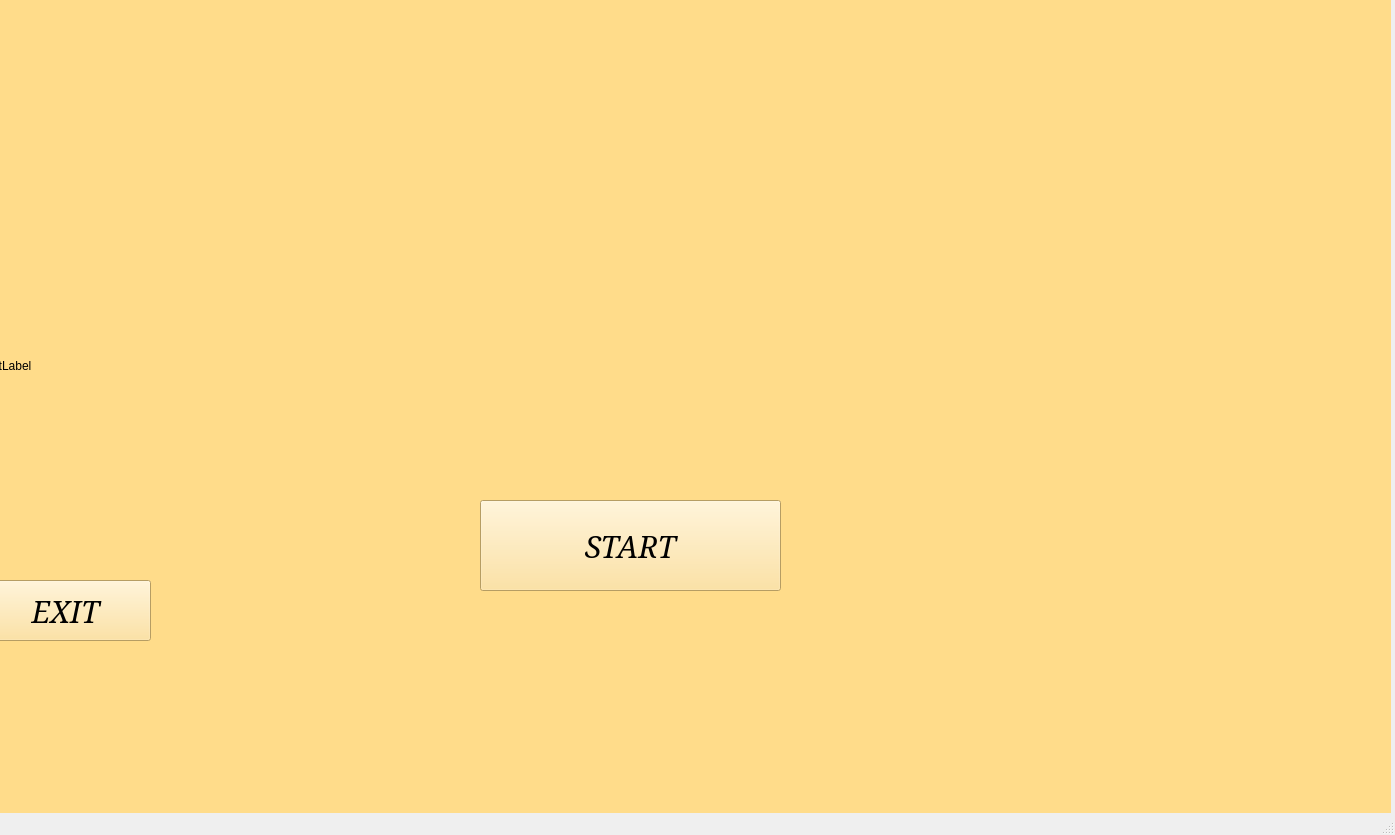
<?xml version="1.0" encoding="UTF-8"?>
<ui version="4.0">
 <class>MainWindow</class>
 <widget class="QMainWindow" name="MainWindow">
  <property name="geometry">
   <rect>
    <x>0</x>
    <y>0</y>
    <width>1395</width>
    <height>835</height>
   </rect>
  </property>
  <property name="windowTitle">
   <string>MainWindow</string>
  </property>
  <property name="styleSheet">
   <string notr="true"/>
  </property>
  <property name="documentMode">
   <bool>false</bool>
  </property>
  <widget class="QWidget" name="centralwidget">
   <widget class="QStackedWidget" name="stackedWidget">
    <property name="geometry">
     <rect>
      <x>-20</x>
      <y>0</y>
      <width>1411</width>
      <height>1031</height>
     </rect>
    </property>
    <property name="styleSheet">
     <string notr="true">background-color: rgb(255, 220, 138);</string>
    </property>
    <widget class="QWidget" name="page">
     <widget class="QLabel" name="label">
      <property name="geometry">
       <rect>
        <x>0</x>
        <y>0</y>
        <width>1321</width>
        <height>731</height>
       </rect>
      </property>
      <property name="styleSheet">
       <string notr="true">background-image: url(:/Images/Projet Redimensionner une image.jpeg);
background-repeat:no-repeat;</string>
      </property>
      <property name="text">
       <string>TextLabel</string>
      </property>
     </widget>
     <widget class="QPushButton" name="pushButton">
      <property name="geometry">
       <rect>
        <x>500</x>
        <y>500</y>
        <width>301</width>
        <height>91</height>
       </rect>
      </property>
      <property name="styleSheet">
       <string notr="true">
background-image: url(:/Images/DBBBBB.jpg);
font-size:30px;
font-style:italic;
font-family:Elephant;</string>
      </property>
      <property name="text">
       <string>START</string>
      </property>
     </widget>
     <widget class="QPushButton" name="pushButton_2">
      <property name="geometry">
       <rect>
        <x>0</x>
        <y>580</y>
        <width>171</width>
        <height>61</height>
       </rect>
      </property>
      <property name="styleSheet">
       <string notr="true">
background-image: url(:/Images/DBBBBB.jpg);
font-size:30px;
font-style:italic;
font-family:Elephant;
</string>
      </property>
      <property name="text">
       <string>EXIT</string>
      </property>
     </widget>
     <widget class="QLabel" name="label_2">
      <property name="geometry">
       <rect>
        <x>480</x>
        <y>20</y>
        <width>351</width>
        <height>101</height>
       </rect>
      </property>
      <property name="styleSheet">
       <string notr="true">background-image: url(:/C:/Users/ASUS/Downloads/DBBBBB.jpg);</string>
      </property>
      <property name="text">
       <string/>
      </property>
     </widget>
     <widget class="QLabel" name="label_3">
      <property name="geometry">
       <rect>
        <x>480</x>
        <y>20</y>
        <width>351</width>
        <height>101</height>
       </rect>
      </property>
      <property name="styleSheet">
       <string notr="true">
background-image: url(:/Images/_8a2ccf19-ad68-4f68-95c7-734c0d82352c-removebg-preview-removebg-preview-removebg-preview.png);</string>
      </property>
      <property name="text">
       <string/>
      </property>
     </widget>
    </widget>
    <widget class="QWidget" name="page_2">
     <widget class="QLabel" name="label_4">
      <property name="geometry">
       <rect>
        <x>840</x>
        <y>60</y>
        <width>421</width>
        <height>611</height>
       </rect>
      </property>
      <property name="styleSheet">
       <string notr="true">
background-image: url(:/Images/DIFFICILE.png);
background-repeat:no-repeat;</string>
      </property>
      <property name="text">
       <string/>
      </property>
     </widget>
     <widget class="QLabel" name="label_5">
      <property name="geometry">
       <rect>
        <x>420</x>
        <y>61</y>
        <width>401</width>
        <height>611</height>
       </rect>
      </property>
      <property name="styleSheet">
       <string notr="true">
background-image: url(:/Images/CUTE.png);
background-repeat:no-repeat;</string>
      </property>
      <property name="text">
       <string/>
      </property>
     </widget>
     <widget class="QLabel" name="label_6">
      <property name="geometry">
       <rect>
        <x>30</x>
        <y>60</y>
        <width>361</width>
        <height>611</height>
       </rect>
      </property>
      <property name="styleSheet">
       <string notr="true">
background-image: url(:/Images/anime.jpg);
background-repeat:no-repeat;</string>
      </property>
      <property name="text">
       <string>TextLabel</string>
      </property>
     </widget>
     <widget class="QPushButton" name="pushButton_3">
      <property name="geometry">
       <rect>
        <x>120</x>
        <y>570</y>
        <width>221</width>
        <height>101</height>
       </rect>
      </property>
      <property name="styleSheet">
       <string notr="true">
background-image: url(:/Images/COPIE.jpeg);
font-size:50px;
font-family:Chiller;
font-style:italic;
</string>
      </property>
      <property name="text">
       <string>EASY</string>
      </property>
     </widget>
     <widget class="QPushButton" name="pushButton_4">
      <property name="geometry">
       <rect>
        <x>500</x>
        <y>570</y>
        <width>221</width>
        <height>101</height>
       </rect>
      </property>
      <property name="styleSheet">
       <string notr="true">
background-image: url(:/Images/COPIE.jpeg);
font-size:50px;
font-family:Chiller;
font-style:italic;
</string>
      </property>
      <property name="text">
       <string>MEDIUM</string>
      </property>
     </widget>
     <widget class="QPushButton" name="pushButton_5">
      <property name="geometry">
       <rect>
        <x>940</x>
        <y>570</y>
        <width>221</width>
        <height>101</height>
       </rect>
      </property>
      <property name="styleSheet">
       <string notr="true">background-image: url(:/Images/COPIE.jpeg);
font-size:50px;
font-family:Chiller;
font-style:italic;
</string>
      </property>
      <property name="text">
       <string>DIFFICULT</string>
      </property>
     </widget>
     <widget class="QLineEdit" name="lineEdit">
      <property name="geometry">
       <rect>
        <x>210</x>
        <y>10</y>
        <width>131</width>
        <height>41</height>
       </rect>
      </property>
     </widget>
     <widget class="QLabel" name="label_7">
      <property name="geometry">
       <rect>
        <x>480</x>
        <y>1</y>
        <width>761</width>
        <height>51</height>
       </rect>
      </property>
      <property name="text">
       <string/>
      </property>
     </widget>
     <widget class="QLabel" name="label_8">
      <property name="geometry">
       <rect>
        <x>10</x>
        <y>10</y>
        <width>191</width>
        <height>41</height>
       </rect>
      </property>
      <property name="styleSheet">
       <string notr="true">font-size: 14px;
font-family: Elephant;
font-style:italic;
background-color: rgb(255, 140, 94);</string>
      </property>
      <property name="text">
       <string>ENTER YOUR NAME</string>
      </property>
     </widget>
    </widget>
    <widget class="QWidget" name="page_3">
     <property name="styleSheet">
      <string notr="true">background-image: url(:/Images/bois de background.jpg);
background-repeat:no-repeat;</string>
     </property>
     <widget class="QPushButton" name="pushButtonGenererPaquet">
      <property name="geometry">
       <rect>
        <x>50</x>
        <y>250</y>
        <width>131</width>
        <height>191</height>
       </rect>
      </property>
      <property name="text">
       <string/>
      </property>
     </widget>
     <widget class="QWidget" name="horizontalLayoutWidget">
      <property name="geometry">
       <rect>
        <x>480</x>
        <y>0</y>
        <width>651</width>
        <height>181</height>
       </rect>
      </property>
      <layout class="QHBoxLayout" name="layoutCartes1">
       <item>
        <widget class="QPushButton" name="pushButton_9">
         <property name="text">
          <string/>
         </property>
        </widget>
       </item>
       <item>
        <widget class="QPushButton" name="pushButton_8">
         <property name="text">
          <string/>
         </property>
        </widget>
       </item>
       <item>
        <widget class="QPushButton" name="pushButton_7">
         <property name="text">
          <string/>
         </property>
        </widget>
       </item>
       <item>
        <widget class="QPushButton" name="pushButton_6">
         <property name="text">
          <string/>
         </property>
        </widget>
       </item>
      </layout>
     </widget>
     <widget class="QWidget" name="horizontalLayoutWidget_2">
      <property name="geometry">
       <rect>
        <x>490</x>
        <y>470</y>
        <width>641</width>
        <height>181</height>
       </rect>
      </property>
      <layout class="QHBoxLayout" name="layoutCartes2">
       <item>
        <widget class="QPushButton" name="pushButton_13">
         <property name="text">
          <string/>
         </property>
        </widget>
       </item>
       <item>
        <widget class="QPushButton" name="pushButton_12">
         <property name="text">
          <string/>
         </property>
        </widget>
       </item>
       <item>
        <widget class="QPushButton" name="pushButton_11">
         <property name="text">
          <string/>
         </property>
        </widget>
       </item>
       <item>
        <widget class="QPushButton" name="pushButton_10">
         <property name="text">
          <string/>
         </property>
        </widget>
       </item>
      </layout>
     </widget>
     <widget class="QWidget" name="horizontalLayoutWidget_3">
      <property name="geometry">
       <rect>
        <x>580</x>
        <y>210</y>
        <width>541</width>
        <height>251</height>
       </rect>
      </property>
      <layout class="QHBoxLayout" name="layoutCartes3"/>
     </widget>
     <widget class="QLabel" name="scoreJoueur1">
      <property name="geometry">
       <rect>
        <x>260</x>
        <y>590</y>
        <width>61</width>
        <height>41</height>
       </rect>
      </property>
      <property name="styleSheet">
       <string notr="true">background-image: url(:/Images/bois2.jpg);
background-repeat:no-repeat;</string>
      </property>
      <property name="text">
       <string/>
      </property>
     </widget>
     <widget class="QLabel" name="scoreJoueur2">
      <property name="geometry">
       <rect>
        <x>250</x>
        <y>30</y>
        <width>51</width>
        <height>41</height>
       </rect>
      </property>
      <property name="styleSheet">
       <string notr="true">background-image: url(:/Images/bois2.jpg);
backgroud-repeat:no-repeat;</string>
      </property>
      <property name="text">
       <string/>
      </property>
     </widget>
     <widget class="QLabel" name="label_9">
      <property name="geometry">
       <rect>
        <x>1220</x>
        <y>50</y>
        <width>101</width>
        <height>91</height>
       </rect>
      </property>
      <property name="styleSheet">
       <string notr="true">background-image: url(:/Images/hi.jpg);
background-repeat:no-repeat;
</string>
      </property>
      <property name="text">
       <string/>
      </property>
     </widget>
     <widget class="QLabel" name="label_10">
      <property name="geometry">
       <rect>
        <x>1220</x>
        <y>510</y>
        <width>101</width>
        <height>91</height>
       </rect>
      </property>
      <property name="styleSheet">
       <string notr="true">background-image: url(:/Images/cute1.jpg);
background-repeat:no-repeat;</string>
      </property>
      <property name="text">
       <string/>
      </property>
     </widget>
     <widget class="QLabel" name="label_11">
      <property name="geometry">
       <rect>
        <x>140</x>
        <y>30</y>
        <width>111</width>
        <height>41</height>
       </rect>
      </property>
      <property name="styleSheet">
       <string notr="true">background-image: url(:/Images/bois2.jpg);
background-repeat:no-repeat;
font-family:ALGERIEN;
font-size:25px;
font-style:italic;</string>
      </property>
      <property name="text">
       <string>Score 1:</string>
      </property>
     </widget>
     <widget class="QLabel" name="label_12">
      <property name="geometry">
       <rect>
        <x>150</x>
        <y>590</y>
        <width>111</width>
        <height>41</height>
       </rect>
      </property>
      <property name="styleSheet">
       <string notr="true">background-image: url(:/Images/bois2.jpg);
background-repeat:no-repeat;
font-family:ALGERIEN;
font-size:25px;
font-style:italic;</string>
      </property>
      <property name="text">
       <string>Score 2:</string>
      </property>
     </widget>
    </widget>
    <widget class="QWidget" name="page_4">
     <property name="styleSheet">
      <string notr="true">background-image: url(:/Images/bois2.jpg);</string>
     </property>
     <widget class="QLabel" name="label_13">
      <property name="geometry">
       <rect>
        <x>220</x>
        <y>80</y>
        <width>371</width>
        <height>71</height>
       </rect>
      </property>
      <property name="styleSheet">
       <string notr="true">font-size:15px;
color:black;
font-family:Elephant;
background-image: url(:/Images/DBBBBB.jpg);
font-style:italic;
background-repeat:no-repeat;</string>
      </property>
      <property name="text">
       <string>                                       le victoire </string>
      </property>
     </widget>
    </widget>
   </widget>
  </widget>
  <widget class="QMenuBar" name="menubar">
   <property name="geometry">
    <rect>
     <x>0</x>
     <y>0</y>
     <width>1395</width>
     <height>22</height>
    </rect>
   </property>
  </widget>
  <widget class="QStatusBar" name="statusbar"/>
 </widget>
 <resources/>
 <connections/>
</ui>
